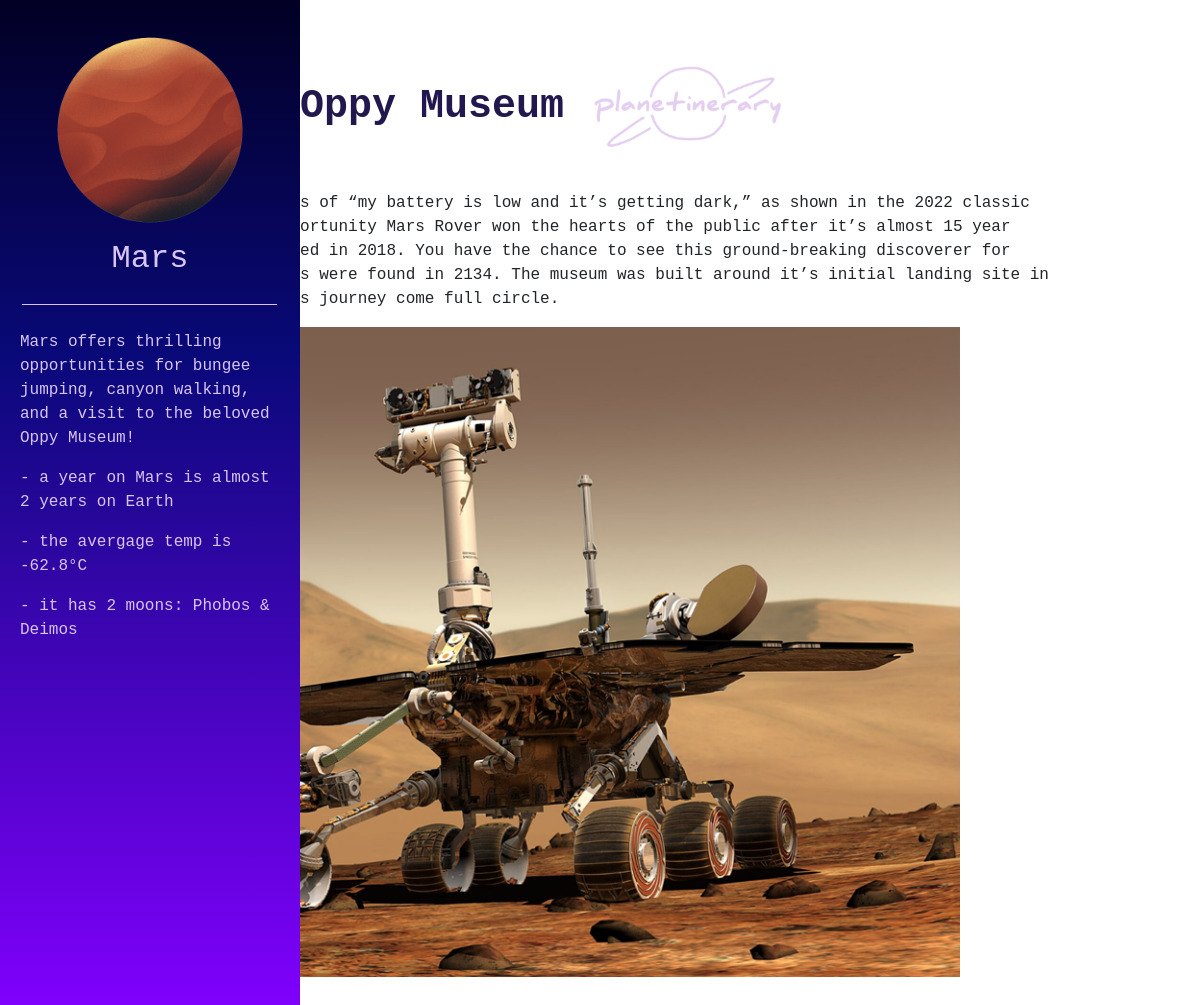
Page /activity2 on the committed database.
### tables this page shows
CREATE TABLE activities (
    id INTEGER PRIMARY KEY AUTOINCREMENT,
    title TEXT NOT NULL,
    content TEXT NOT NULL,
    time TEXT NOT NULL,
    image TEXT NOT NULL,
    added BOOLEAN NOT NULL
);

### app.py (the view)
@app.route('/activity<int:activity_id>')
def activity(activity_id):
    conn = get_db_connection()
    conn.close()
    activity = get_activity(activity_id)
    return render_template('activity.html', activity=activity)

### app.py (called while the page is built)
def get_db_connection():
    conn = sqlite3.connect('database.db')
    conn.row_factory = sqlite3.Row
    return conn

def get_activity(activity_id):
    conn = get_db_connection()
    activity = conn.execute('SELECT * FROM activities WHERE id = ?', (activity_id,)).fetchone()
    conn.close()
    if activity is None:
        abort(404)
    return activity

### templates/activity.html (shortened to what this page needs)
{% extends 'base.html' %}
{% block content %}
    <h1>{% block title %} {{ activity['title'] }} {% endblock %} <img src="{{url_for('static',filename='logo_small.png')}}" alt="logo"></h1>
    <p>{{ activity['content'] }}</p>
    <img src="{{ url_for('static', filename=activity['image']) }}" alt="{{ activity['title'] }} Image" width="900" height="650">
    <br>
    <div class="sidenav">
        <img src="{{url_for('static',filename='mars.png')}}" alt="mars small image">
        <h2> Mars </h2>
        <hr>
        <p> Mars offers thrilling opportunities for bungee jumping,
          canyon walking, and a visit to the beloved Oppy Museum! </p>
        <p> - a year on Mars is almost 2 years on Earth </p>
        <p> - the avergage temp is -62.8°C </p>
        <p> - it has 2 moons: Phobos & Deimos </p>
      </div>
{% endblock %}

### static/css/style.css (style rules this page uses)
* { margin:0px; padding:0px; font-family: "Lucida Console", "Courier New", monospace; }
h1 { color: #22184d; font-weight: bold; margin-top:50px; padding-bottom:20px; text-align: left; }
p { margin-right:150px; }
.sidenav { height: 100%; width: 300px; position: fixed; z-index: 1; top: 0; left: 0; background-color: rgb(2,0,36); background: linear-gradient(180deg, rgba(2,0,36,1) 0%, rgba(9,9,121,1) 35%, rgba(130,0,255,1) 100%); overflow-x: hidden; }
.sidenav h2 { color: #d8c5f3; font-size: 32px; padding: 10px; text-align: center; }
.sidenav img { margin-top: 30px; width: 200px; height: 200px; margin-left: auto; margin-right: auto; display: block; }
.sidenav p { color: #d8c5f3; font-size: 16px; margin-left: 20px; margin-right: 20px; }
.sidenav hr { border-color: #d8c5f3; width: 85%; margin-left: 22px; text-align: center; margin-bottom: 25px; }

### rows in the picture
activities: title "A Tour of Oppy Museum", content "With the famous last words of “my battery is low and it’s getting dark,” as shown in the 2022 classic “Goodnight Oppy”, the Opportunity Mars Rover won the hearts of the public after it’s almost 15 year long space expedition ended in 2018. You have the chance to see this ground-breaking discoverer for yourself after its remains were found in 2134. The museum was built around it’s initial landing site in 2004, so you can watch its journey come full circle.", image (picture)
